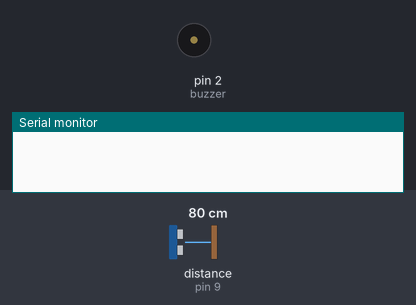
Recording of a sketch running on a simulated Arduino Uno, built with avr-gcc and run on an emulated ATmega328P. Parts: buzzer (waves = sounding, pin HIGH), the last lines printed to the serial monitor. Inputs (shaded band) come from the test bench; at power-on: distance to the obstacle (sensor on pin 9) 80 cm. The echo pulse lasts 58.3 µs per cm.

Above: at 1.2 s.
1.3 s: distance to the obstacle (sensor on pin 9) set to 11 cm
2.8 s: distance to the obstacle (sensor on pin 9) set to 8 cm
At 3.5 s:
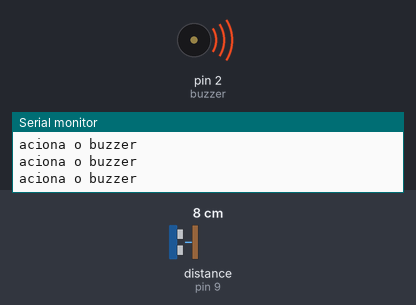
4.3 s: distance to the obstacle (sensor on pin 9) set to 18 cm
At 4.9 s:
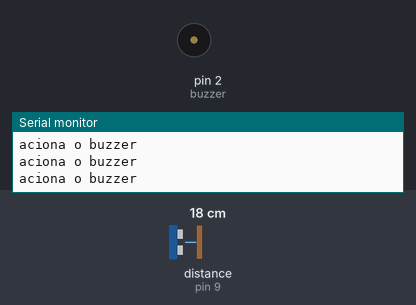
Timing chart, 0 to 7.3 s (numbered marks = the images above; inputs shaded):
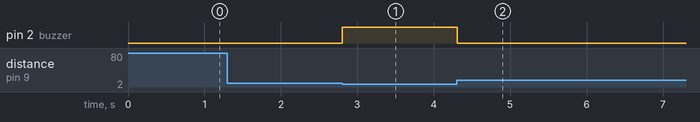

The sketch:

teste_de_sonsor_ultrassonico_com_buzzer.ino
```cpp
#include <NewPing.h>

#define TRIGGER_PIN  8  // definição do pino trigger.
#define ECHO_PIN     9  // definição do pino echo
#define MAX_DISTANCE 200 // configuração da variavel para a distancia maxima que o sensor ira medir

NewPing sonar(TRIGGER_PIN, ECHO_PIN, MAX_DISTANCE); // Definindo os parametros para a variavel sonar

int buzzer = 2;
int distancia;

void setup() {
  Serial.begin(19200);
  pinMode(buzzer, OUTPUT);

}

void loop() {
  distancia = sonar.ping_cm();

if (distancia <= 9){
  Serial.println("aciona o buzzer");
  digitalWrite(buzzer, HIGH);
  }else{
    digitalWrite(buzzer,LOW);
    }
}
```

Measured:
- the behaviour switches between 10 and 9 cm on distance to the obstacle (sensor on pin 9) (found by bisection; images 0 and 1)
- after the input at 1.3 s, every drawn part: stays the same
- after the input at 2.8 s, pin 2 (buzzer): LOW → HIGH at once
- after the input at 4.3 s, pin 2 (buzzer): HIGH → LOW at once
